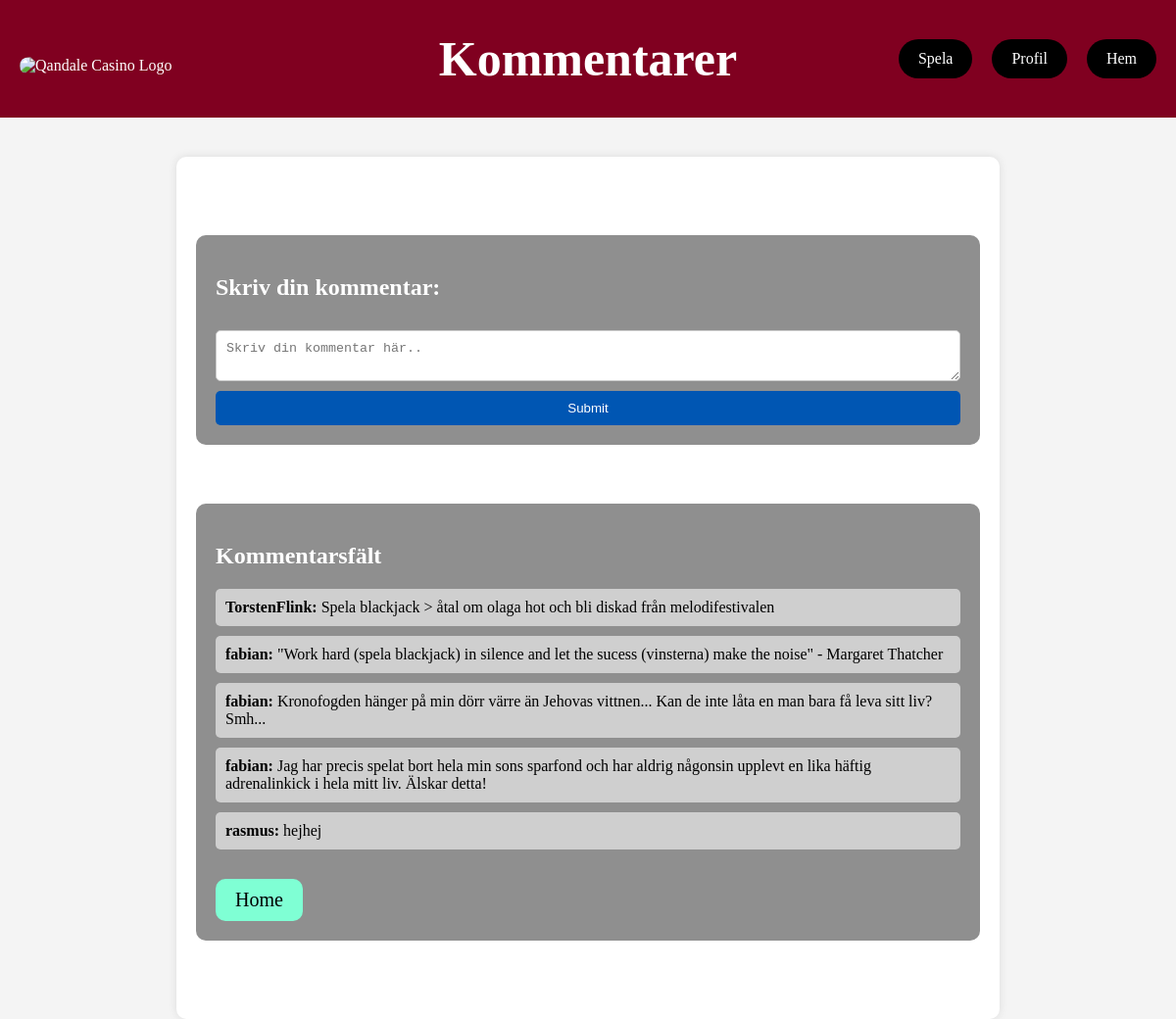
The page /displaycomments.php on the database as committed earlier.
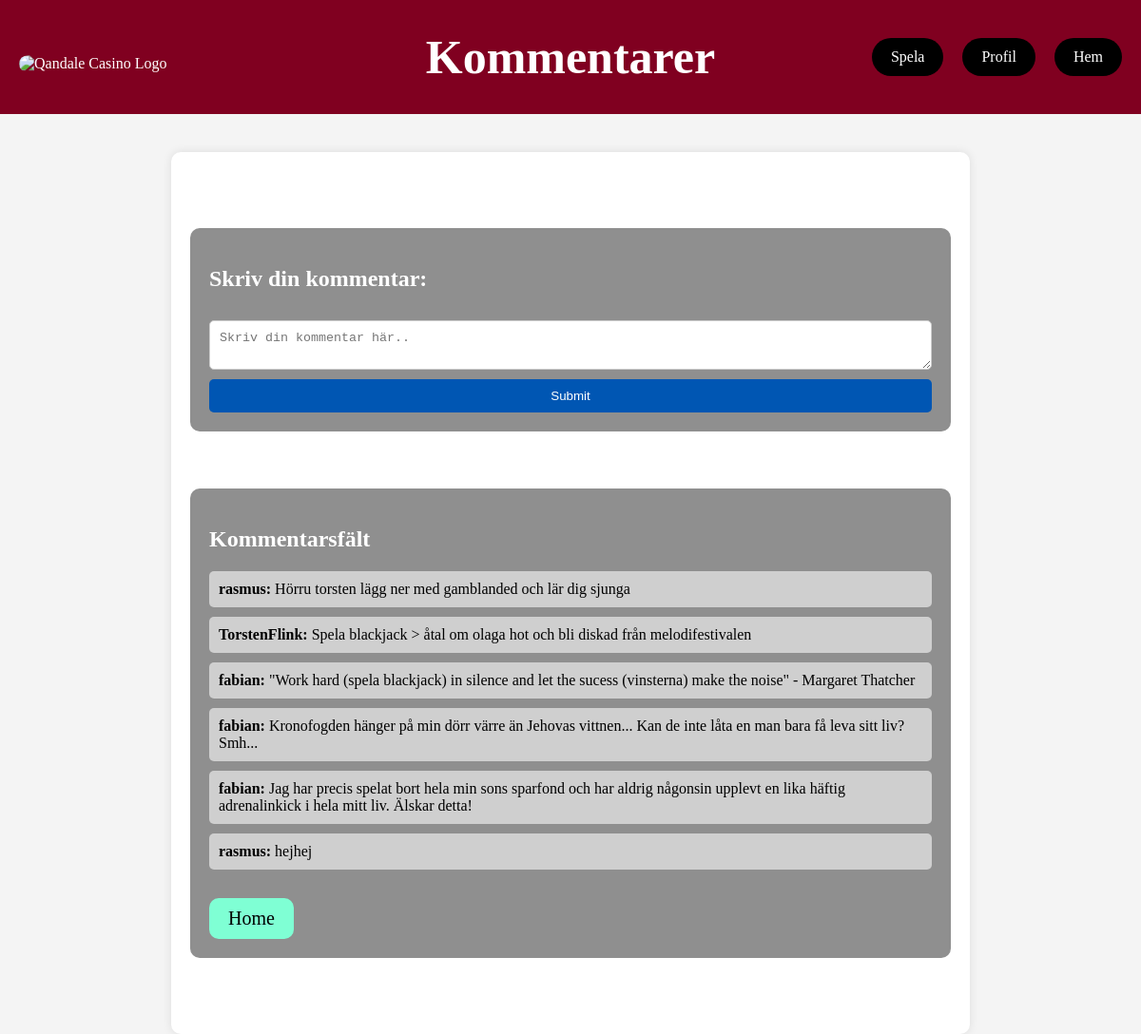
The same page on the database as committed later.
### tables this page shows
CREATE TABLE "Comments" (
	"commentID"	INTEGER PRIMARY KEY,
	"userID"	INTEGER,
	"comment"	TEXT,
	FOREIGN KEY("userID") REFERENCES "Users"("userID")
);

### displaycomments.php (the view, shortened to what this page needs)
<!DOCTYPE html>
<html lang="en">
<head>
    <link rel="stylesheet" href="displaycomments.css">
</head>
<body>
    <aside id="topbar">
        <div class="topbar-container">
            <img src="NyaQuandale.gif" alt="Qandale Casino Logo" class="topbar-logo" href="./index.php">
            <h1> Kommentarer</h1>
            <div class="button-container">
                <button onclick="navigateTo('weather.php')">Spela</button>
                <button onclick="navigateTo('profile.php')">Profil</button>
                <button onclick="navigateTo('index.php')">Hem</button>
            </div>
        </div>
    </aside>
    <main class="container">
        <section class="commentbox">
            <h2>Skriv din kommentar:</h2>
            <form action="addcomment.php" method="post">
                <textarea name="comment" placeholder="Skriv din kommentar här.." required></textarea>
                <button type="Skicka">Submit</button>
            </form>
        </section>
        <section class="commentsection" id="comments-section">
            <h2>Kommentarsfält</h2>
            <?php
            $db = new SQLite3("./db/database.db");
            $query = "SELECT Comments.comment, User.username
                      FROM Comments
                      JOIN User ON Comments.userID = User.userID
                      ORDER BY Comments.commentID DESC";
            $result = $db->query($query);
            while ($row = $result->fetchArray()) {
                echo "<p><b>{$row['username']}:</b> {$row['comment']}</p>";
            }
            ?>
            <a href="./index.php" class="home-button">Home</a>
        </section>
    </main>
</body>
</html>

Rows that differ between the two databases and show on the page:
added comments: username "rasmus", comment "Hörru torsten lägg ner med gamblanded och lär dig sjunga"
